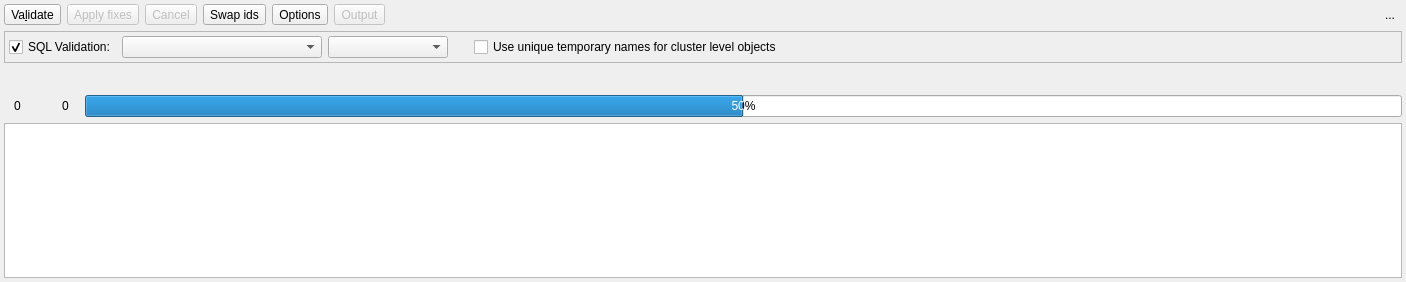
<?xml version="1.0" encoding="UTF-8"?>
<ui version="4.0">
 <class>ModelValidationWidget</class>
 <widget class="QWidget" name="ModelValidationWidget">
  <property name="geometry">
   <rect>
    <x>0</x>
    <y>0</y>
    <width>1406</width>
    <height>282</height>
   </rect>
  </property>
  <property name="sizePolicy">
   <sizepolicy hsizetype="Minimum" vsizetype="Preferred">
    <horstretch>0</horstretch>
    <verstretch>0</verstretch>
   </sizepolicy>
  </property>
  <property name="minimumSize">
   <size>
    <width>0</width>
    <height>230</height>
   </size>
  </property>
  <property name="baseSize">
   <size>
    <width>500</width>
    <height>0</height>
   </size>
  </property>
  <property name="windowTitle">
   <string>Form</string>
  </property>
  <layout class="QGridLayout" name="gridLayout">
   <property name="leftMargin">
    <number>4</number>
   </property>
   <property name="topMargin">
    <number>4</number>
   </property>
   <property name="rightMargin">
    <number>4</number>
   </property>
   <property name="bottomMargin">
    <number>4</number>
   </property>
   <item row="0" column="4">
    <widget class="QToolButton" name="options_btn">
     <property name="enabled">
      <bool>true</bool>
     </property>
     <property name="sizePolicy">
      <sizepolicy hsizetype="Preferred" vsizetype="Preferred">
       <horstretch>0</horstretch>
       <verstretch>0</verstretch>
      </sizepolicy>
     </property>
     <property name="toolTip">
      <string>Try to apply a fix on the selected validation info.</string>
     </property>
     <property name="text">
      <string>Options</string>
     </property>
     <property name="icon">
      <iconset resource="../../res/resources.qrc">
       <normaloff>:/icons/icons/config.png</normaloff>:/icons/icons/config.png</iconset>
     </property>
     <property name="iconSize">
      <size>
       <width>32</width>
       <height>32</height>
      </size>
     </property>
     <property name="checkable">
      <bool>true</bool>
     </property>
     <property name="toolButtonStyle">
      <enum>Qt::ToolButtonTextBesideIcon</enum>
     </property>
     <property name="autoRaise">
      <bool>false</bool>
     </property>
    </widget>
   </item>
   <item row="0" column="5" colspan="2">
    <widget class="QToolButton" name="output_btn">
     <property name="enabled">
      <bool>false</bool>
     </property>
     <property name="sizePolicy">
      <sizepolicy hsizetype="Preferred" vsizetype="Preferred">
       <horstretch>0</horstretch>
       <verstretch>0</verstretch>
      </sizepolicy>
     </property>
     <property name="toolTip">
      <string>Handles the validation output</string>
     </property>
     <property name="text">
      <string>Output</string>
     </property>
     <property name="icon">
      <iconset resource="../../res/resources.qrc">
       <normaloff>:/icons/icons/outputpane.png</normaloff>:/icons/icons/outputpane.png</iconset>
     </property>
     <property name="iconSize">
      <size>
       <width>32</width>
       <height>32</height>
      </size>
     </property>
     <property name="checkable">
      <bool>false</bool>
     </property>
     <property name="popupMode">
      <enum>QToolButton::InstantPopup</enum>
     </property>
     <property name="toolButtonStyle">
      <enum>Qt::ToolButtonTextBesideIcon</enum>
     </property>
     <property name="autoRaise">
      <bool>false</bool>
     </property>
    </widget>
   </item>
   <item row="0" column="7">
    <spacer name="horizontalSpacer">
     <property name="orientation">
      <enum>Qt::Horizontal</enum>
     </property>
     <property name="sizeHint" stdset="0">
      <size>
       <width>405</width>
       <height>17</height>
      </size>
     </property>
    </spacer>
   </item>
   <item row="3" column="0" colspan="13">
    <widget class="QTreeWidget" name="output_trw">
     <property name="editTriggers">
      <set>QAbstractItemView::DoubleClicked|QAbstractItemView::EditKeyPressed</set>
     </property>
     <property name="alternatingRowColors">
      <bool>true</bool>
     </property>
     <property name="selectionMode">
      <enum>QAbstractItemView::SingleSelection</enum>
     </property>
     <property name="selectionBehavior">
      <enum>QAbstractItemView::SelectRows</enum>
     </property>
     <property name="iconSize">
      <size>
       <width>28</width>
       <height>28</height>
      </size>
     </property>
     <property name="indentation">
      <number>20</number>
     </property>
     <property name="uniformRowHeights">
      <bool>true</bool>
     </property>
     <attribute name="headerVisible">
      <bool>false</bool>
     </attribute>
     <column>
      <property name="text">
       <string/>
      </property>
     </column>
    </widget>
   </item>
   <item row="0" column="12">
    <widget class="QToolButton" name="hide_tb">
     <property name="toolTip">
      <string>Hide this widget</string>
     </property>
     <property name="text">
      <string>...</string>
     </property>
     <property name="icon">
      <iconset resource="../../res/resources.qrc">
       <normaloff>:/icons/icons/close1.png</normaloff>:/icons/icons/close1.png</iconset>
     </property>
     <property name="iconSize">
      <size>
       <width>25</width>
       <height>25</height>
      </size>
     </property>
     <property name="autoRaise">
      <bool>true</bool>
     </property>
    </widget>
   </item>
   <item row="2" column="0" colspan="13">
    <widget class="QWidget" name="prog_info_wgt" native="true">
     <property name="minimumSize">
      <size>
       <width>0</width>
       <height>0</height>
      </size>
     </property>
     <layout class="QGridLayout" name="gridLayout_3">
      <property name="leftMargin">
       <number>0</number>
      </property>
      <property name="topMargin">
       <number>0</number>
      </property>
      <property name="rightMargin">
       <number>0</number>
      </property>
      <property name="bottomMargin">
       <number>0</number>
      </property>
      <item row="1" column="0">
       <layout class="QHBoxLayout" name="horizontalLayout_2">
        <property name="spacing">
         <number>3</number>
        </property>
        <property name="rightMargin">
         <number>10</number>
        </property>
        <item>
         <widget class="QLabel" name="warn_lbl">
          <property name="sizePolicy">
           <sizepolicy hsizetype="Fixed" vsizetype="Fixed">
            <horstretch>0</horstretch>
            <verstretch>0</verstretch>
           </sizepolicy>
          </property>
          <property name="maximumSize">
           <size>
            <width>32</width>
            <height>32</height>
           </size>
          </property>
          <property name="toolTip">
           <string>Warnings: does not prevents model to be saved.</string>
          </property>
          <property name="text">
           <string/>
          </property>
          <property name="textFormat">
           <enum>Qt::AutoText</enum>
          </property>
          <property name="pixmap">
           <pixmap resource="../../res/resources.qrc">:/icons/icons/alert.png</pixmap>
          </property>
          <property name="scaledContents">
           <bool>true</bool>
          </property>
         </widget>
        </item>
        <item>
         <widget class="QLabel" name="warn_count_lbl">
          <property name="sizePolicy">
           <sizepolicy hsizetype="Preferred" vsizetype="Fixed">
            <horstretch>0</horstretch>
            <verstretch>0</verstretch>
           </sizepolicy>
          </property>
          <property name="text">
           <string>0</string>
          </property>
          <property name="indent">
           <number>0</number>
          </property>
         </widget>
        </item>
       </layout>
      </item>
      <item row="1" column="2">
       <widget class="QProgressBar" name="validation_prog_pb">
        <property name="sizePolicy">
         <sizepolicy hsizetype="Expanding" vsizetype="Fixed">
          <horstretch>0</horstretch>
          <verstretch>0</verstretch>
         </sizepolicy>
        </property>
        <property name="minimumSize">
         <size>
          <width>0</width>
          <height>0</height>
         </size>
        </property>
        <property name="value">
         <number>50</number>
        </property>
        <property name="invertedAppearance">
         <bool>false</bool>
        </property>
       </widget>
      </item>
      <item row="1" column="1">
       <layout class="QHBoxLayout" name="horizontalLayout">
        <property name="spacing">
         <number>3</number>
        </property>
        <property name="rightMargin">
         <number>10</number>
        </property>
        <item>
         <widget class="QLabel" name="error_lbl">
          <property name="sizePolicy">
           <sizepolicy hsizetype="Fixed" vsizetype="Fixed">
            <horstretch>0</horstretch>
            <verstretch>0</verstretch>
           </sizepolicy>
          </property>
          <property name="minimumSize">
           <size>
            <width>22</width>
            <height>22</height>
           </size>
          </property>
          <property name="maximumSize">
           <size>
            <width>32</width>
            <height>32</height>
           </size>
          </property>
          <property name="toolTip">
           <string>Errors: model will not be saved while there are validation errors.</string>
          </property>
          <property name="text">
           <string/>
          </property>
          <property name="pixmap">
           <pixmap resource="../../res/resources.qrc">:/icons/icons/error.png</pixmap>
          </property>
          <property name="scaledContents">
           <bool>true</bool>
          </property>
          <property name="indent">
           <number>0</number>
          </property>
         </widget>
        </item>
        <item>
         <widget class="QLabel" name="error_count_lbl">
          <property name="sizePolicy">
           <sizepolicy hsizetype="Preferred" vsizetype="Fixed">
            <horstretch>0</horstretch>
            <verstretch>0</verstretch>
           </sizepolicy>
          </property>
          <property name="toolTip">
           <string/>
          </property>
          <property name="text">
           <string>0</string>
          </property>
          <property name="indent">
           <number>0</number>
          </property>
         </widget>
        </item>
       </layout>
      </item>
      <item row="0" column="0" colspan="3">
       <layout class="QHBoxLayout" name="horizontalLayout_5">
        <item>
         <widget class="QLabel" name="ico_lbl">
          <property name="sizePolicy">
           <sizepolicy hsizetype="Fixed" vsizetype="Fixed">
            <horstretch>0</horstretch>
            <verstretch>0</verstretch>
           </sizepolicy>
          </property>
          <property name="minimumSize">
           <size>
            <width>20</width>
            <height>20</height>
           </size>
          </property>
          <property name="maximumSize">
           <size>
            <width>20</width>
            <height>20</height>
           </size>
          </property>
          <property name="text">
           <string/>
          </property>
          <property name="scaledContents">
           <bool>true</bool>
          </property>
         </widget>
        </item>
        <item>
         <widget class="QLabel" name="object_lbl">
          <property name="sizePolicy">
           <sizepolicy hsizetype="Expanding" vsizetype="Fixed">
            <horstretch>0</horstretch>
            <verstretch>0</verstretch>
           </sizepolicy>
          </property>
          <property name="text">
           <string/>
          </property>
          <property name="indent">
           <number>5</number>
          </property>
         </widget>
        </item>
       </layout>
      </item>
     </layout>
    </widget>
   </item>
   <item row="1" column="0" colspan="13">
    <widget class="QFrame" name="options_frm">
     <property name="sizePolicy">
      <sizepolicy hsizetype="Preferred" vsizetype="Preferred">
       <horstretch>0</horstretch>
       <verstretch>0</verstretch>
      </sizepolicy>
     </property>
     <property name="minimumSize">
      <size>
       <width>0</width>
       <height>0</height>
      </size>
     </property>
     <property name="frameShape">
      <enum>QFrame::StyledPanel</enum>
     </property>
     <property name="frameShadow">
      <enum>QFrame::Raised</enum>
     </property>
     <layout class="QGridLayout" name="gridLayout_2">
      <property name="leftMargin">
       <number>4</number>
      </property>
      <property name="topMargin">
       <number>4</number>
      </property>
      <property name="rightMargin">
       <number>4</number>
      </property>
      <property name="bottomMargin">
       <number>4</number>
      </property>
      <item row="0" column="5">
       <widget class="QCheckBox" name="use_tmp_names_chk">
        <property name="sizePolicy">
         <sizepolicy hsizetype="Preferred" vsizetype="Fixed">
          <horstretch>0</horstretch>
          <verstretch>0</verstretch>
         </sizepolicy>
        </property>
        <property name="toolTip">
         <string>&lt;p&gt;pgModeler will generate unique and temporary names for database, role and tablespace objects. This option avoids object duplication errors when running the SQL validation.&lt;/p&gt;</string>
        </property>
        <property name="statusTip">
         <string/>
        </property>
        <property name="text">
         <string>Use unique temporary names for cluster level objects</string>
        </property>
       </widget>
      </item>
      <item row="0" column="0">
       <widget class="QCheckBox" name="sql_validation_chk">
        <property name="sizePolicy">
         <sizepolicy hsizetype="Fixed" vsizetype="Fixed">
          <horstretch>0</horstretch>
          <verstretch>0</verstretch>
         </sizepolicy>
        </property>
        <property name="toolTip">
         <string>&lt;p&gt;Enables the validation of SQL code in DBMS. This process requires the use of a pre-configured connection. SQL validation will occur only in the last step (when all objects were validated) or when there are no warnings.&lt;/p&gt;</string>
        </property>
        <property name="statusTip">
         <string/>
        </property>
        <property name="text">
         <string>SQL Validation:</string>
        </property>
        <property name="checked">
         <bool>true</bool>
        </property>
       </widget>
      </item>
      <item row="0" column="2" colspan="2">
       <widget class="QComboBox" name="version_cmb">
        <property name="enabled">
         <bool>true</bool>
        </property>
        <property name="sizePolicy">
         <sizepolicy hsizetype="Preferred" vsizetype="Fixed">
          <horstretch>0</horstretch>
          <verstretch>0</verstretch>
         </sizepolicy>
        </property>
        <property name="minimumSize">
         <size>
          <width>120</width>
          <height>0</height>
         </size>
        </property>
        <property name="toolTip">
         <string>PostgreSQL version</string>
        </property>
        <property name="sizeAdjustPolicy">
         <enum>QComboBox::AdjustToContents</enum>
        </property>
        <property name="iconSize">
         <size>
          <width>18</width>
          <height>18</height>
         </size>
        </property>
       </widget>
      </item>
      <item row="0" column="6">
       <spacer name="horizontalSpacer_3">
        <property name="orientation">
         <enum>Qt::Horizontal</enum>
        </property>
        <property name="sizeHint" stdset="0">
         <size>
          <width>40</width>
          <height>20</height>
         </size>
        </property>
       </spacer>
      </item>
      <item row="0" column="4">
       <spacer name="horizontalSpacer_2">
        <property name="orientation">
         <enum>Qt::Horizontal</enum>
        </property>
        <property name="sizeType">
         <enum>QSizePolicy::Fixed</enum>
        </property>
        <property name="sizeHint" stdset="0">
         <size>
          <width>20</width>
          <height>20</height>
         </size>
        </property>
       </spacer>
      </item>
      <item row="0" column="1">
       <widget class="QComboBox" name="connections_cmb">
        <property name="enabled">
         <bool>true</bool>
        </property>
        <property name="sizePolicy">
         <sizepolicy hsizetype="Expanding" vsizetype="Fixed">
          <horstretch>0</horstretch>
          <verstretch>0</verstretch>
         </sizepolicy>
        </property>
        <property name="minimumSize">
         <size>
          <width>0</width>
          <height>0</height>
         </size>
        </property>
        <property name="maximumSize">
         <size>
          <width>200</width>
          <height>16777215</height>
         </size>
        </property>
        <property name="toolTip">
         <string>Connection to be used in the SQL validation</string>
        </property>
        <property name="sizeAdjustPolicy">
         <enum>QComboBox::AdjustToContents</enum>
        </property>
        <property name="iconSize">
         <size>
          <width>18</width>
          <height>18</height>
         </size>
        </property>
       </widget>
      </item>
     </layout>
    </widget>
   </item>
   <item row="0" column="3">
    <widget class="QToolButton" name="swap_ids_btn">
     <property name="sizePolicy">
      <sizepolicy hsizetype="Preferred" vsizetype="Preferred">
       <horstretch>0</horstretch>
       <verstretch>0</verstretch>
      </sizepolicy>
     </property>
     <property name="toolTip">
      <string>Change the creation order for two objects by swapping their ids</string>
     </property>
     <property name="text">
      <string>Swap ids</string>
     </property>
     <property name="icon">
      <iconset resource="../../res/resources.qrc">
       <normaloff>:/icons/icons/swapobjs.png</normaloff>:/icons/icons/swapobjs.png</iconset>
     </property>
     <property name="iconSize">
      <size>
       <width>32</width>
       <height>32</height>
      </size>
     </property>
     <property name="toolButtonStyle">
      <enum>Qt::ToolButtonTextBesideIcon</enum>
     </property>
     <property name="autoRaise">
      <bool>false</bool>
     </property>
    </widget>
   </item>
   <item row="0" column="0">
    <widget class="QToolButton" name="validate_btn">
     <property name="sizePolicy">
      <sizepolicy hsizetype="Preferred" vsizetype="Preferred">
       <horstretch>0</horstretch>
       <verstretch>0</verstretch>
      </sizepolicy>
     </property>
     <property name="text">
      <string>Va&amp;lidate</string>
     </property>
     <property name="icon">
      <iconset resource="../../res/resources.qrc">
       <normaloff>:/icons/icons/validation.png</normaloff>:/icons/icons/validation.png</iconset>
     </property>
     <property name="iconSize">
      <size>
       <width>32</width>
       <height>32</height>
      </size>
     </property>
     <property name="toolButtonStyle">
      <enum>Qt::ToolButtonTextBesideIcon</enum>
     </property>
     <property name="autoRaise">
      <bool>false</bool>
     </property>
    </widget>
   </item>
   <item row="0" column="2">
    <widget class="QToolButton" name="cancel_btn">
     <property name="enabled">
      <bool>false</bool>
     </property>
     <property name="sizePolicy">
      <sizepolicy hsizetype="Preferred" vsizetype="Preferred">
       <horstretch>0</horstretch>
       <verstretch>0</verstretch>
      </sizepolicy>
     </property>
     <property name="toolTip">
      <string>Cancel the SQL validation in progress.</string>
     </property>
     <property name="text">
      <string>Cancel</string>
     </property>
     <property name="icon">
      <iconset resource="../../res/resources.qrc">
       <normaloff>:/icons/icons/error.png</normaloff>:/icons/icons/error.png</iconset>
     </property>
     <property name="iconSize">
      <size>
       <width>32</width>
       <height>32</height>
      </size>
     </property>
     <property name="shortcut">
      <string>Esc</string>
     </property>
     <property name="toolButtonStyle">
      <enum>Qt::ToolButtonTextBesideIcon</enum>
     </property>
     <property name="autoRaise">
      <bool>false</bool>
     </property>
    </widget>
   </item>
   <item row="0" column="1">
    <widget class="QToolButton" name="fix_btn">
     <property name="enabled">
      <bool>false</bool>
     </property>
     <property name="sizePolicy">
      <sizepolicy hsizetype="Preferred" vsizetype="Preferred">
       <horstretch>0</horstretch>
       <verstretch>0</verstretch>
      </sizepolicy>
     </property>
     <property name="toolTip">
      <string>Try to resolve the reported issues.</string>
     </property>
     <property name="text">
      <string>Apply fixes</string>
     </property>
     <property name="icon">
      <iconset resource="../../res/resources.qrc">
       <normaloff>:/icons/icons/fixobject.png</normaloff>:/icons/icons/fixobject.png</iconset>
     </property>
     <property name="iconSize">
      <size>
       <width>32</width>
       <height>32</height>
      </size>
     </property>
     <property name="shortcut">
      <string>Ctrl+S</string>
     </property>
     <property name="toolButtonStyle">
      <enum>Qt::ToolButtonTextBesideIcon</enum>
     </property>
     <property name="autoRaise">
      <bool>false</bool>
     </property>
     <property name="arrowType">
      <enum>Qt::NoArrow</enum>
     </property>
    </widget>
   </item>
  </layout>
 </widget>
 <tabstops>
  <tabstop>validate_btn</tabstop>
  <tabstop>fix_btn</tabstop>
  <tabstop>sql_validation_chk</tabstop>
  <tabstop>connections_cmb</tabstop>
  <tabstop>version_cmb</tabstop>
  <tabstop>output_trw</tabstop>
  <tabstop>hide_tb</tabstop>
 </tabstops>
 <resources>
  <include location="../../res/resources.qrc"/>
  <include location="../../res/resources.qrc"/>
 </resources>
 <connections/>
</ui>
